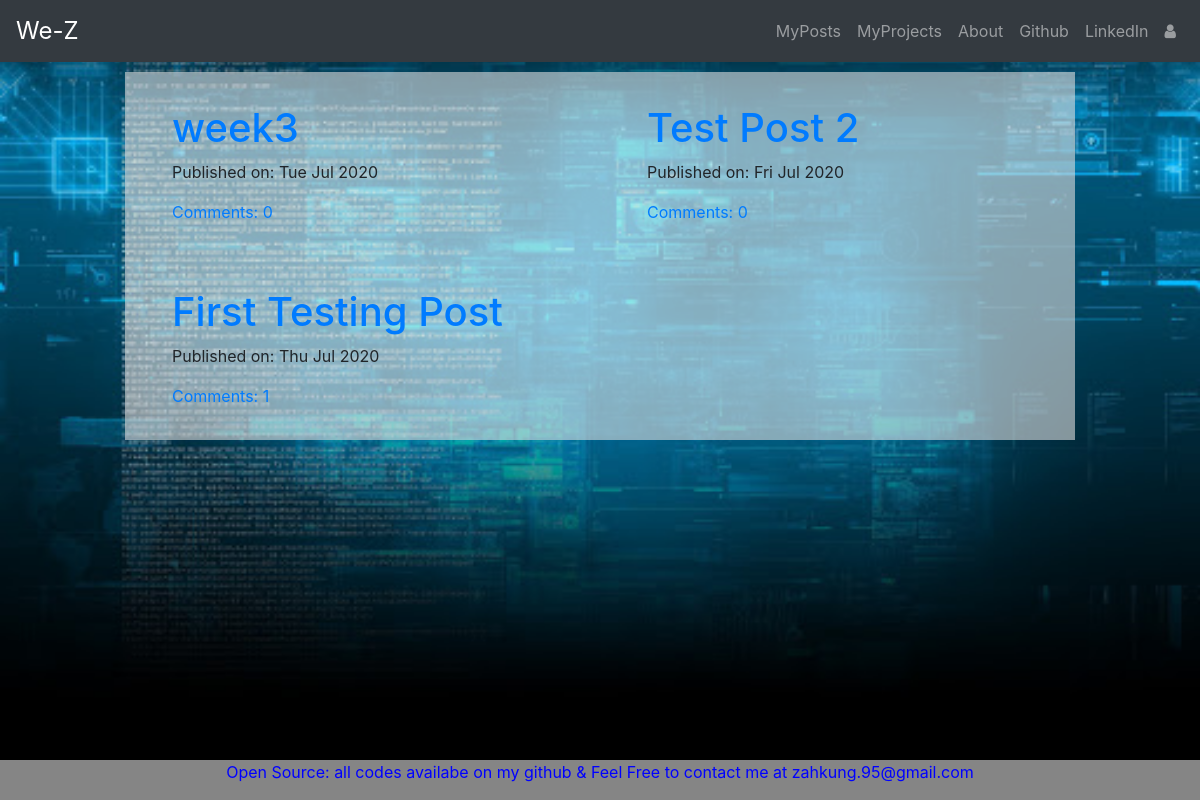
Page /post/ on the committed database.
### porfolio/models.py (models this page shows, shortened)
class Post(models.Model):
    author = models.ForeignKey('auth.User',on_delete=models.CASCADE)
    title = models.CharField(max_length=200)
    text = models.TextField()
    create_date = models.DateTimeField(default=timezone.now)
    published_date = models.DateTimeField(blank=True,null=True)
    def approve_comments(self):
        return self.comments.filter(approved_comment=True)

### porfolio/views.py (the view)
# urls.py: path('post/',views.PostListView.as_view(),name='post_list'),
class PostListView(ListView):
    model = Post
    template_name = 'post/post_list.html'
    def get_queryset(self):
        return Post.objects.filter(published_date__lte=timezone.now()).order_by('-published_date') #minus (-) infront of published_date order in decending

### templates/post/post_list.html
{% extends 'porfolio/base.html' %}
{% block body_block %}
<div class="centerstage loader">
  <div class="row">
    {% for post in post_list %}
        <div class="col-md-12 col-lg-6 post" style="border: 2em solid rgba(20,20,20,0);">
            <h1><a href="{% url 'post_detail' pk=post.pk %}">{{ post.title }}</a></h1>
            <div class="date">
                <p>Published on: {{ post.published_date|date:"D M Y"}}</p>
            </div>
            <a href="{% url 'post_detail' pk=post.pk %}">Comments: {{ post.approve_comments.count }}</a>
        </div>
    {% endfor %}
  </div>
</div>
{% endblock %}

### porfolio/static/css/porfolio.css (style rules this page uses)
#bg { background-repeat: no-repeat; background-position: center; background-attachment: fixed; -webkit-background-size: cover; -moz-background-size: cover; -o-background-size: cover; background: ound-size: cover; }
.centerstage { margin-left: auto; margin-right: auto; }
.loader { filter:hue-rotate(0deg); color: linear-gradient(45deg,#0f8,#08f); animation:hue 5000ms infinite linear; }

### rows in the picture
Post: title "week3", published_date "Tue Jul 2020", approve_comments.count "0"
Post: title "Test Post 2", published_date "Fri Jul 2020", approve_comments.count "0"
Post: title "First Testing Post", published_date "Thu Jul 2020", approve_comments.count "1"
